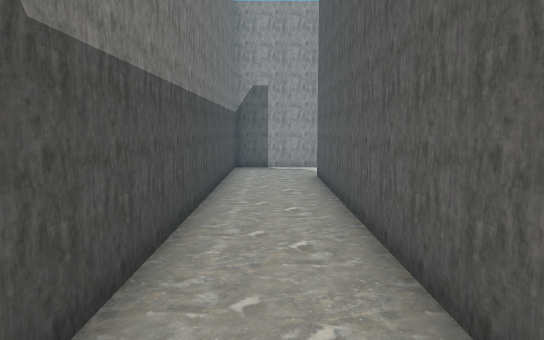
[1] (above)

17 first-person views from a walk through a level from a Godot 3-D game. The camera is 1.3 m above the floor, tilts 6° down and sees 70° across. The floor is counted in squares, 1 m on a side. Each view is taken from the middle of a square. On the plan, view 1 faces up. The plan holds only what a view shows up to about 16 squares ahead; the rest is blank. The place goes on beyond the plan. Flat picture figures and markers are left out. Door leaves are left out where a doorway can be walked through.

[2]
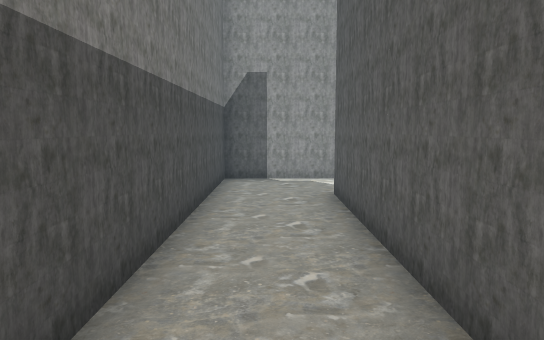

[3]
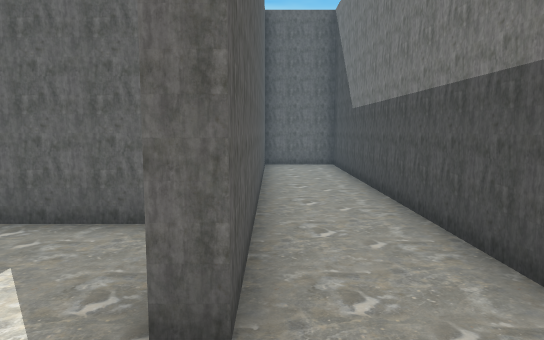

[4]
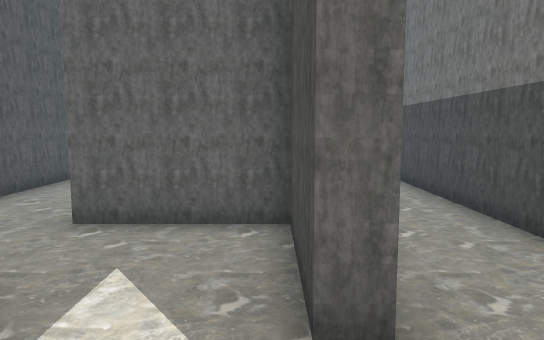

[5]
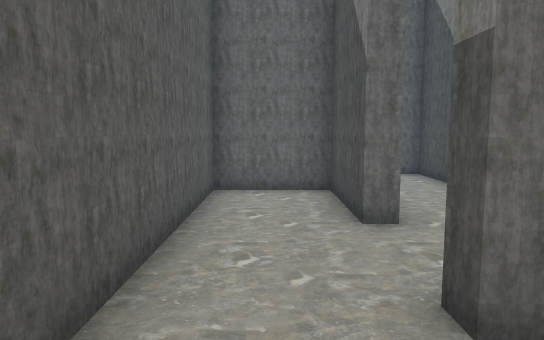

[6]
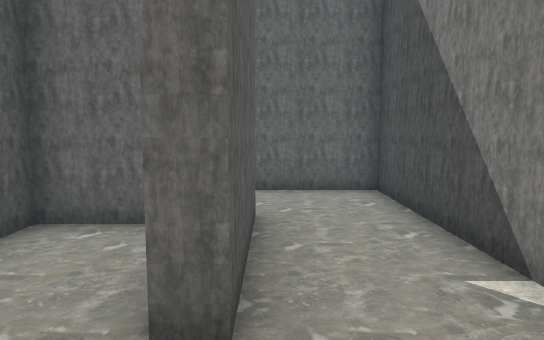

[7]
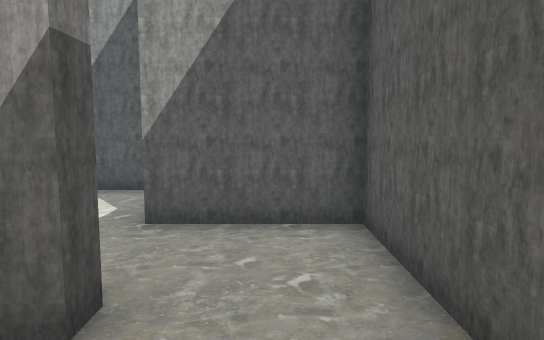

[8]
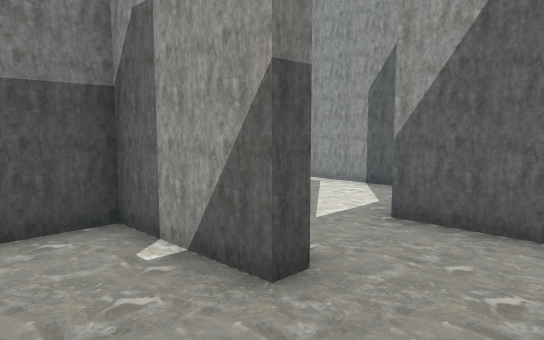

[9]
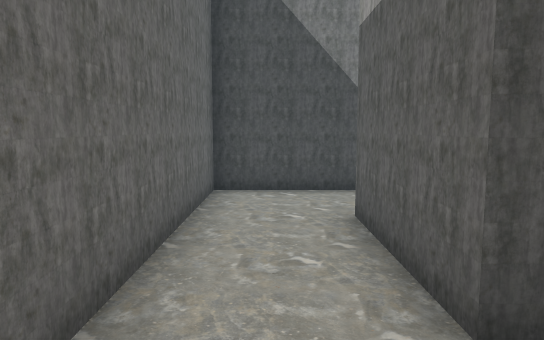

[10]
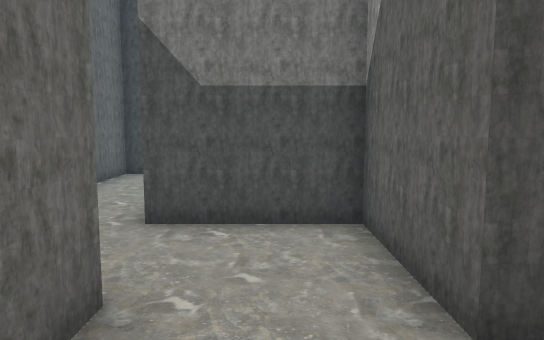

[11]
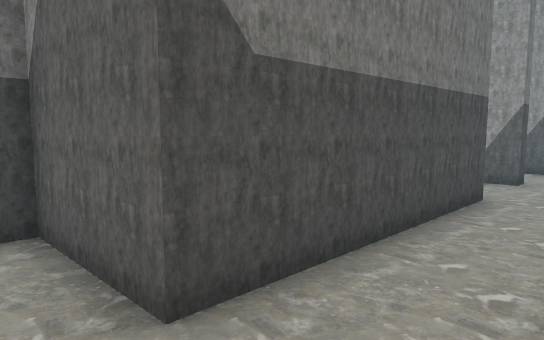

[12]
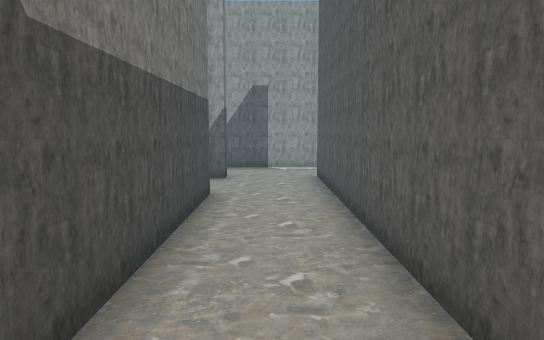

[13]
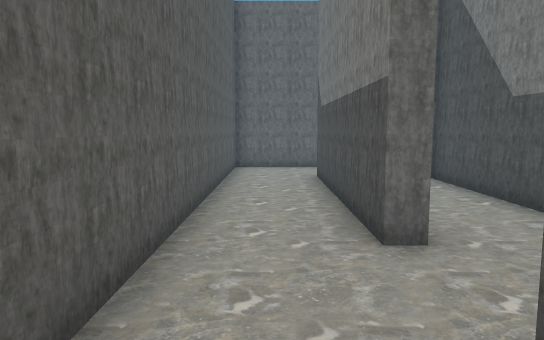

[14]
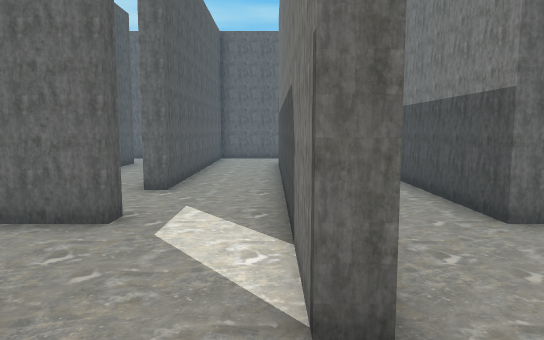

[15]
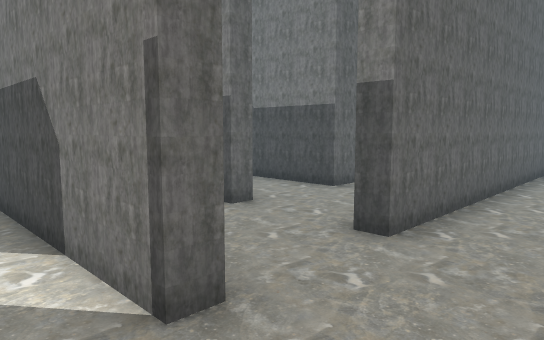

[16]
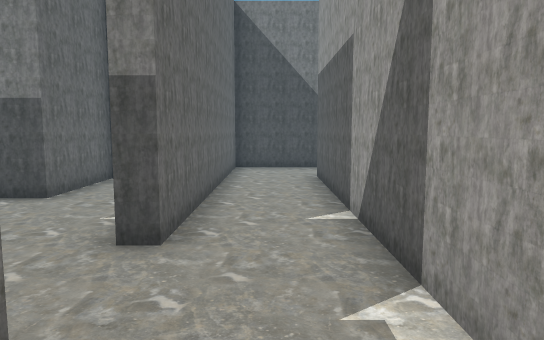

[17]
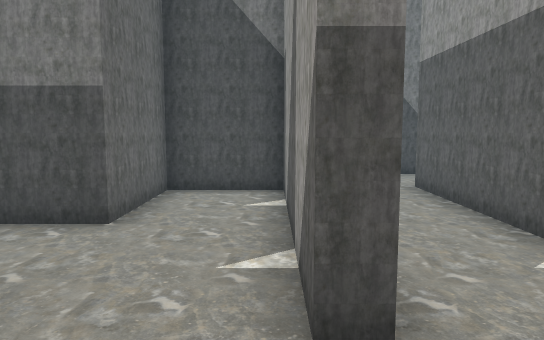

### Floor plan
Points are (right, up) in squares from view 1. A wall is a line through its corners. A room is listed if a view was taken in it or the views show most of it. See-through windows are left out.
Room 1 (views 1, 2, 3, 4, 5, 6, 7, 8, 9)
walls: (1.7, 4) (1.7, -1.2) (8.4, -1.2); (7.7, 1.3) (4.2, 1.3) (4.2, 4.8) (4.7, 4.8) (4.7, 1.8) (7.2, 1.8) (7.2, 10.3) (4.2, 10.3); (1.3, 0.4) (1.3, 10.8) (1.7, 10.8) (1.7, 7.8) (4.7, 7.8) (4.7, 7.3) (1.7, 7.3) (1.7, 5.9); (3.4, 13.3) (-1.2, 13.3) (-1.2, -1.2) (1.3, -1.2)
ways out: opening at (9.5, 2) to room 3
Room 2 (views 10, 11, 12, 13, 14, 15, 16, 17)
walls: (10.1, 10.8) (10.8, 10.8) (10.8, 4.3); (13.6, 16.3) (4.2, 16.3); (16.2, 10.8) (17.8, 10.8); (11.4, 1.8) (13.2, 1.8) (13.2, 13.8) (13.7, 13.8) (13.7, 11.6); (1.7, 17.2) (1.7, 13.8) (10.8, 13.8) (10.8, 13.3) (4.7, 13.3) (4.7, 10.8) (7.7, 10.8) (7.7, 4.8)
ways out: opening at (11, 3.5) to room 3; opening at (3.5, 17); opening at (15.5, 11); opening at (17, 12.5)
Room 3 (no view inside)
walls: (10.2, 1.8) (11.4, 1.8); (10.8, 4.3) (7.7, 4.3) (7.7, 1.3)
ways out: opening at (9.5, 2) to room 1; opening at (11, 3.5) to room 2

Positions as (right, up) in squares from view 1, and headings:
1: (0, 0), facing up
2: (0, 3), facing up
3: (1, 13), facing down
4: (2, 13), facing down
5: (6, 10), facing down
6: (4, 7), facing down
7: (6, 5), facing up
8: (7, 5), facing up-left
9: (10, 0), facing left
10: (13, 3), facing left
11: (13, 3), facing up-left
12: (12, 3), facing up
13: (12, 15), facing down
14: (14, 16), facing down
15: (15, 16), facing down-left
16: (15, 15), facing left
17: (13, 13), facing left
